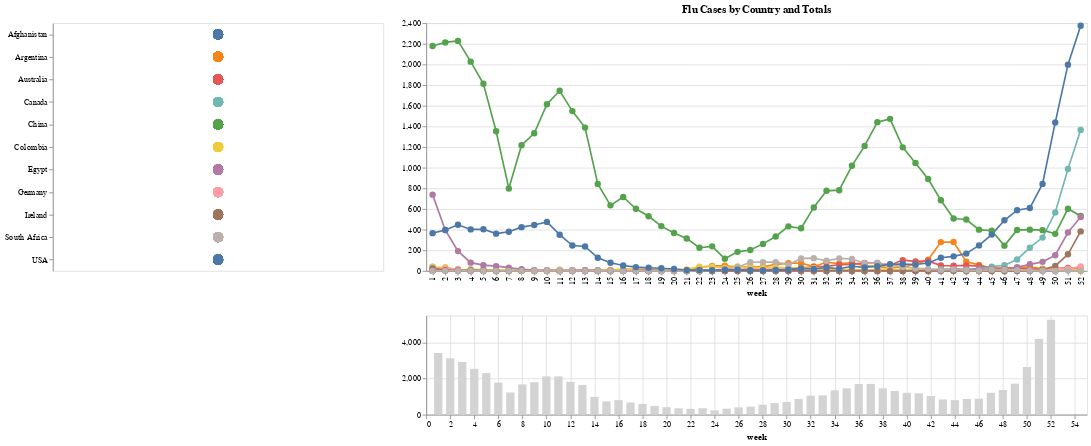

Notebook code cell kept with this figure:
### Markdown cell above
## Visualization 1
#### Create Linked Plots Showing Flu Cases per Country and Total Flu Cases per Week
In this example a dropdown selector and a time slider provided by the crosstalk package are linked to two plots.

### Code cell
click = alt.selection_multi(encodings=['color'])
brush = alt.selection_interval(encodings=['x'])

line = alt.Chart(normed).mark_line(point=alt.MarkConfig(shape='circle', size=60)).encode(
    x='week:N',
    y=alt.Y('value:Q', title=None),
    color=alt.Color('country:N', legend=None),
    tooltip=['week','value']
).transform_filter(
    brush
).transform_filter(
    click
).properties(
    width=800,
    title='Flu Cases by Country and Totals',
    selection=click
)

hist = alt.Chart(normed).mark_bar(size=10).encode(
    x='week',
    y=alt.Y('sum(value):Q', title=None),
    color=alt.value('lightgray'),
    tooltip=['week','sum(value)']
).properties(
    width=800,
    height=120,
).add_selection(
    brush
)

legend = alt.Chart(normed).mark_circle(size=150).encode(
    y=alt.Y('country', title=None),
    color=alt.condition(click, alt.Color('country:N', legend=None), alt.value('lightgray'))
).properties(
    selection=click
)

legend | (line & hist)

### Figure 1 — Vega-Lite specification as saved in the notebook (floating-point values rounded to 4 significant figures; data arrays with more than 128 entries replaced by an {"elided": "..."} marker saying what was removed)
{"$schema": "https://vega.github.io/schema/vega-lite/v2.4.3.json", "config": {"view": {"height": 300, "width": 400}}, "hconcat": [{"data": {"values": {"elided": "572 records"}}, "encoding": {"color": {"condition": {"field": "country", "legend": null, "selection": "selector018", "type": "nominal"}, "value": "lightgray"}, "y": {"field": "country", "title": null, "type": "nominal"}}, "mark": {"size": 150, "type": "circle"}, "selection": {"selector018": {"empty": "all", "encodings": ["color"], "on": "click", "resolve": "global", "toggle": "event.shiftKey", "type": "multi"}}}, {"vconcat": [{"data": {"values": {"elided": "572 records"}}, "encoding": {"color": {"field": "country", "legend": null, "type": "nominal"}, "tooltip": [{"field": "week", "type": "quantitative"}, {"field": "value", "type": "quantitative"}], "x": {"field": "week", "type": "nominal"}, "y": {"field": "value", "title": null, "type": "quantitative"}}, "mark": {"point": {"shape": "circle", "size": 60}, "type": "line"}, "selection": {"selector018": {"empty": "all", "encodings": ["color"], "on": "click", "resolve": "global", "toggle": "event.shiftKey", "type": "multi"}}, "title": "Flu Cases by Country and Totals", "transform": [{"filter": {"selection": "selector019"}}, {"filter": {"selection": "selector018"}}], "width": 800}, {"data": {"values": {"elided": "572 records"}}, "encoding": {"color": {"value": "lightgray"}, "tooltip": [{"field": "week", "type": "quantitative"}, {"aggregate": "sum", "field": "value", "type": "quantitative"}], "x": {"field": "week", "type": "quantitative"}, "y": {"aggregate": "sum", "field": "value", "title": null, "type": "quantitative"}}, "height": 120, "mark": {"size": 10, "type": "bar"}, "selection": {"selector019": {"encodings": ["x"], "mark": {"fill": "#333", "fillOpacity": 0.125, "stroke": "white"}, "on": "[mousedown, window:mouseup] > window:mousemove!", "resolve": "global", "translate": "[mousedown, window:mouseup] > window:mousemove!", "type": "interval", "zoom": "wheel!"}}, "width": 800}]}]}
